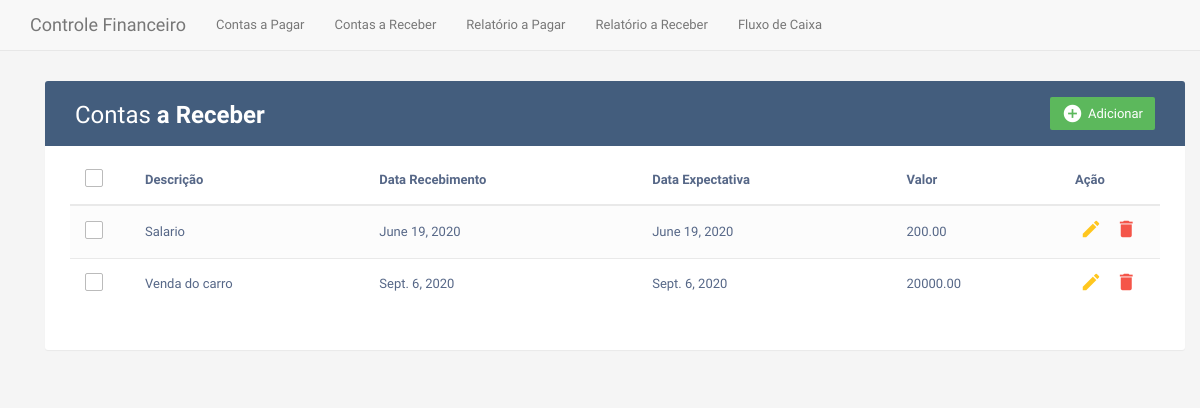
Page /recebimento/listar on the earlier database version.
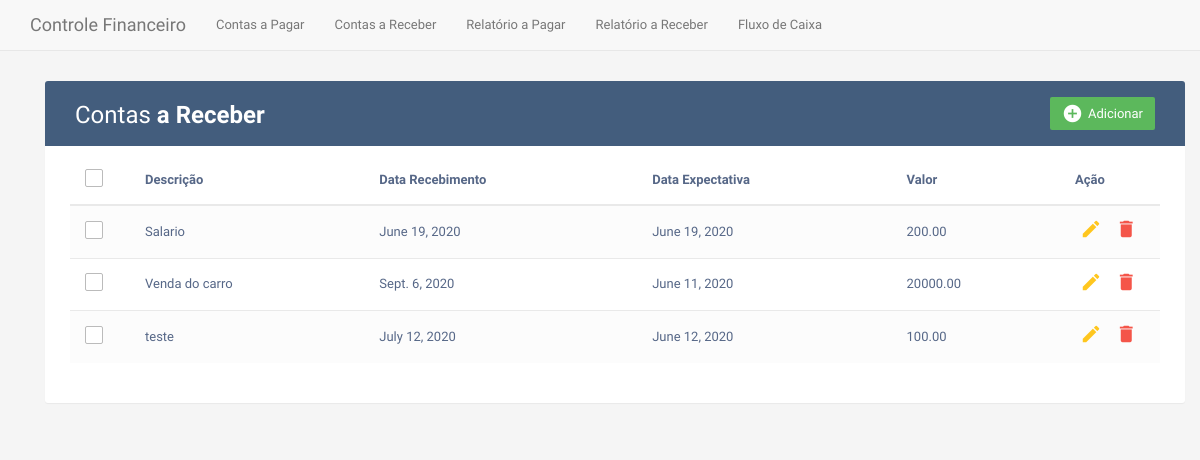
Same page on the later database version.
### contas/models.py (models this page shows, shortened)
class ContasReceber(models.Model):
    descricao = models.CharField(max_length=200)
    valor = models.DecimalField(max_digits=7, decimal_places=2)
    data_expectativa = models.DateField(null = True)
    data_recebimento = models.DateField(null = True)
    dt_criacao = models.DateTimeField(auto_now_add=True)
    CR_CLASSIFICACAO_CHOICES = [
        ('1', 'Serviços Prestados'),
        ('2', 'Salario'),
        ('3', 'Vendas'),
        ('4', 'Outros'),
    ]
    classificacao = models.CharField(
        max_length=4,
        choices=CR_CLASSIFICACAO_CHOICES,
        default=1,
    )
    CR_FORMA_RECEBIMENTO_CHOICES = [
        ('1', 'Dinheiro'),
        ('2', 'Cheque'),
        ('3', 'Cartão Credito'),
        ('4', 'Cartão Debito'),
        ('5', 'Deposito'),
        ('6', 'Vale'),
        ('7', 'Outros'),
    ]
    forma_recebimento = models.CharField(
        max_length=4,
        choices=CR_FORMA_RECEBIMENTO_CHOICES,
        default=1,
    )
    CR_SITUACAO_CHOICES = [
        ('1', 'Recebido'),
        ('2', 'A receber'),
    ]
    situacao = models.CharField(
        max_length=4,
        choices=CR_SITUACAO_CHOICES,
        default=2,
    )
    class Meta:
        verbose_name_plural: 'ContasReceber'

### contas/views/contas_receber.py (the view)
# urls.py: path('recebimento/listar', crv.listar, name="listar_recebimento"),
@csrf_exempt
@require_http_methods(["POST","GET"])
def listar(request):
	data = {}
	data['listaContas'] = ContasReceber.objects.all()
	return render(request, 'contas/contasReceberRead.html', data)

### contas/templates/contas/contasReceberRead.html (shortened to what this page needs)
{% extends 'contas/base.html' %} {% block content %}
<div class="container">
    <div class="table-wrapper">
        <div class="table-title">
            <div class="row">
                <div class="col-sm-6">
                    <h2>Contas <b> a Receber</b></h2>
                </div>
                <div class="col-sm-6">
                    <a href="{% url 'cadastrar_recebimento' %}" class="btn btn-success"><i class="material-icons">&#xE147;</i> <span>Adicionar</span></a>
                </div>
            </div>
        </div>
        <table class="table table-striped table-hover">
            <thead>
                <tr>
                    <th>
                        <span class="custom-checkbox">
                            <label for="selectAll"></label>
                        </span>
                    </th>
                    <th>Descrição</th>
                    <th>Data Recebimento</th>
                    <th>Data Expectativa</th>
                    <th>Valor</th>
                    <th>Ação</th>
                </tr>
            </thead>
            <tbody>
                {% for conta in listaContas %}
                <tr>
                    <td>
                        <span class="custom-checkbox">
                            <label for="checkbox1"></label>
                        </span>
                    </td>
                    <td>{{conta.descricao}}</td>
                    <td>{{conta.data_recebimento}}</td>
                    <td>{{conta.data_expectativa}}</td>
                    <td>{{conta.valor}}</td>
                    <td>
                        <a href="{% url 'atualizar_recebimento' conta.id  %}" class="edit" data-toggle="modal"><i class="material-icons" data-toggle="tooltip" title="Editar">&#xE254;</i></a>
                        <a href="{% url 'excluir_recebimento' conta.id %}" class="delete" data-toggle="modal"><i class="material-icons" data-toggle="tooltip" title="Excluir">&#xE872;</i></a>
                    </td>
                </tr>
                {% endfor %}
            </tbody>
        </table>
    </div>
</div>
{% endblock %}

Differences in the rows shown:
changed ContasReceber "Venda do carro": data_expectativa "Sept. 6, 2020" → "June 11, 2020"
added ContasReceber: descricao "teste", data_recebimento "July 12, 2020", data_expectativa "June 12, 2020", valor "100.00"
